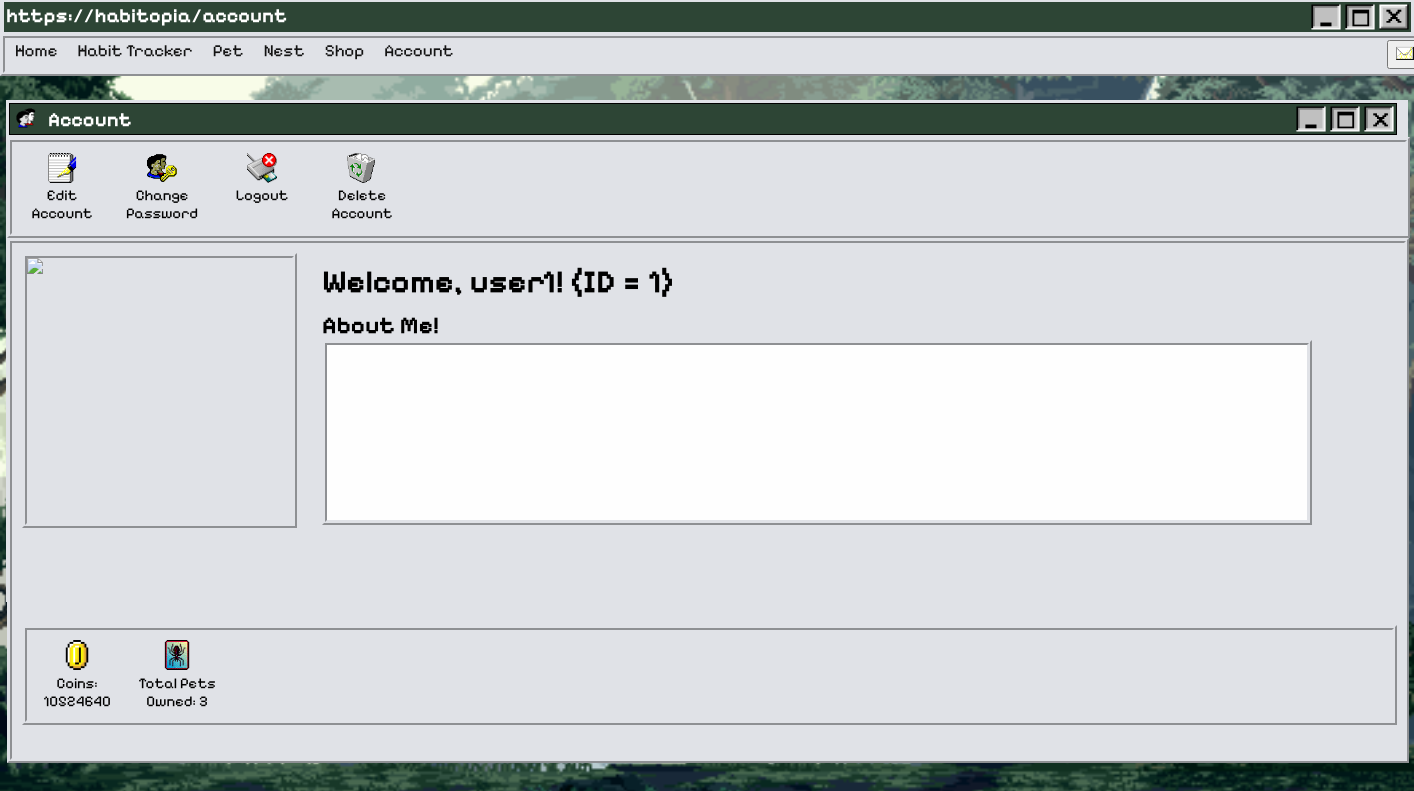
Page /account (signed in) on the earlier database version.
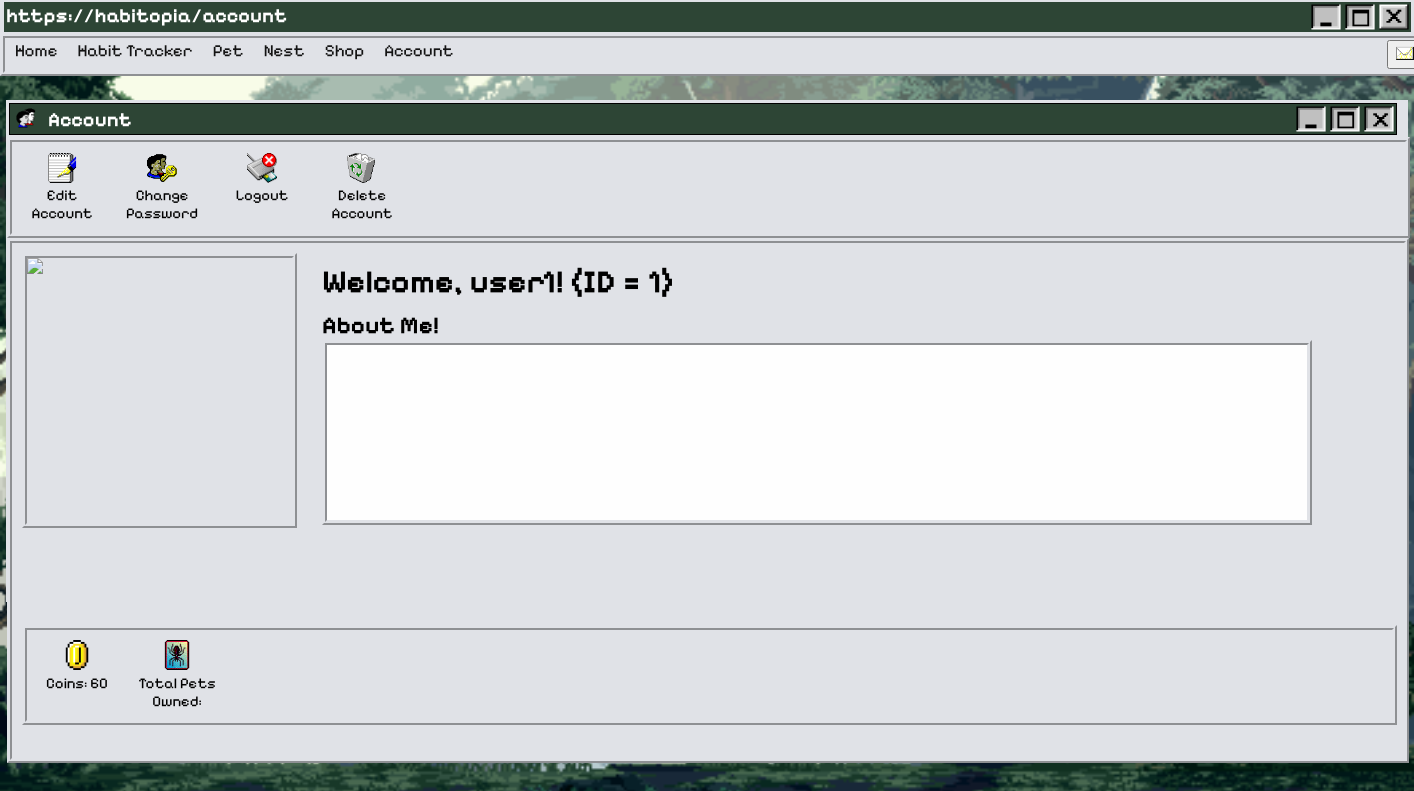
Same page on the later database version.
### home.py (models this page shows)
class UserItems(db.Model):
    user_id = db.Column(db.Integer, db.ForeignKey('user.id'), primary_key=True, nullable=False)
    coins = db.Column(db.Integer, nullable=False, default=60)
    petFood = db.Column(db.Integer, nullable=False, default=3)
    bait = db.Column(db.Integer, nullable=False, default=1)

class PetsOwned(db.Model):
    user_id = db.Column(db.Integer, db.ForeignKey('user.id'), primary_key=True, nullable=False)
    petsOwned = db.Column(db.Integer, nullable=False, default=0)
    pet1 = db.Column(db.Integer, nullable=False, default=0)
    pet2 = db.Column(db.Integer, nullable=False, default=0)
    pet3 = db.Column(db.Integer, nullable=False, default=0)

### home.py (the view)
@app.route("/account")
@login_required
def account():
    user = current_user
    pets_owned = PetsOwned.query.filter_by(user_id=current_user.id).first()
    profile = Account.query.filter_by(user_id=current_user.id).first()
    account = Account.query.filter_by(user_id=current_user.id).first()
    user_items = UserItems.query.filter_by(user_id=current_user.id).first()
    return render_template("account.html", user=user, pets_owned=pets_owned, profile = profile, account = account, user_items = user_items)

### home.py (called while the page is built)
@login_manager.user_loader
def load_user(user_id):
    return User.query.get(int(user_id))

### templates/account.html (shortened to what this page needs)
{% extends "base.html" %}
    {% block css %}
                <link rel="stylesheet" href="/static/styles/AccountStyles.css">
    {% endblock %}
{% block heading %}https://habitopia/account{% endblock %}
{% block content %}
<div id="wrap">
    <div class="topbox2">
        <ul>
            <li><img src="/static/styles/assets/users-2.png" width=20px class="topboxtext2"></li>
            <li><h5 class="topboxtext2">Account</h5></li>
        </ul>
        <ul>
            <li><img src="/static/styles/assets/exit-active.png" class="icon"></li>
            <li><img src="/static/styles/assets/window-active.png" class="icon"></li>
            <li><img src="/static/styles/assets/minimise-active.png" class="icon"></li>
        </ul>
    </div>
    <div class="nav2">
        <ul>
            <li><button id="openAccModalBtn" onclick="openAccModal()" class="iconbutton"><img src="/static/styles/assets/write_wordpad-1.png" class="icon2" width="20px"><p class="icontext">Edit Account</p></button></li>
            <li><a href="{{url_for('change_password') }}"><button class="iconbutton"><img src="/static/styles/assets/users_key-2.png" class="icon2" width="20px"><p class="icontext">Change Password</p></button></a></li>
            <li><a href="{{ url_for('logout') }}"><button class="iconbutton"><img src="/static/styles/assets/card_reader_not-2.png" class="icon2" width="20px"><p class="icontext">Logout</p></button></a></li>
            <li><form method="POST" action="{{ url_for('delete_account') }}" onsubmit="return confirm('Are you sure you want to delete your account?');">
                    <button type="submit" class="btn btn-danger iconbutton"><img src="/static/styles/assets/recycle_bin_full-2.png" class="icon2" width="20px"><p class="icontext">Delete Account</p></button>
                </form>
            </li>
        </ul>
    </div>
    <div class="wrap2">
        {% if profile %}
            <div class="withpic">
                <img src="{{ url_for('get_img', id=profile.id) }}" alt="Profile Picture" width="265px" height="265px">
            </div>
        {% else %}
            <div class="picbox">
                <img src="/static/styles/assets/user.png">
            </div>
        {% endif %}
        <h1 class="acctitle">Welcome, {{ user.username }}! (ID = {{ user.id }})</h1>
        <h2 class="acctitle">About Me!</h2>
        <p class="biobox">{{ account.bio }}</p>
        <div class="nav2">
            <ul>
                <li class="iconbutton"><img src="/static/styles/assets/coin.png" width="20px" class="icon2" ><p class="icontext">Coins: {{ user_items.coins }}</p></li>
                <li class="iconbutton"><img src="/static/styles/assets/game_spider-1.png" width="20px" class="icon2" ><p class="icontext">Total Pets Owned: {{ pets_owned.petsOwned }}</p></li>
            </ul>
        </div>
    </div>
</div>
{% endblock %}

Differences in the rows shown:
removed PetsOwned: petsOwned "3"
changed UserItems: coins "10524640" → "60"
